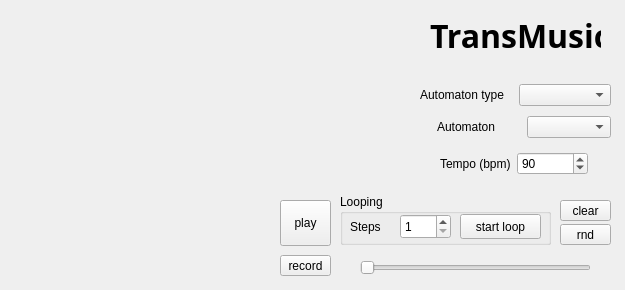
<?xml version="1.0" encoding="UTF-8"?>
<ui version="4.0">
 <class>TransWindow</class>
 <widget class="QWidget" name="TransWindow">
  <property name="geometry">
   <rect>
    <x>0</x>
    <y>0</y>
    <width>625</width>
    <height>290</height>
   </rect>
  </property>
  <property name="sizePolicy">
   <sizepolicy hsizetype="Fixed" vsizetype="Fixed">
    <horstretch>0</horstretch>
    <verstretch>0</verstretch>
   </sizepolicy>
  </property>
  <property name="minimumSize">
   <size>
    <width>625</width>
    <height>290</height>
   </size>
  </property>
  <property name="maximumSize">
   <size>
    <width>625</width>
    <height>290</height>
   </size>
  </property>
  <property name="windowTitle">
   <string>Transmusic</string>
  </property>
  <widget class="QToolButton" name="playButton">
   <property name="geometry">
    <rect>
     <x>280</x>
     <y>200</y>
     <width>51</width>
     <height>46</height>
    </rect>
   </property>
   <property name="text">
    <string>play</string>
   </property>
   <property name="checkable">
    <bool>true</bool>
   </property>
   <property name="checked">
    <bool>false</bool>
   </property>
  </widget>
  <widget class="QStackedWidget" name="caView">
   <property name="geometry">
    <rect>
     <x>10</x>
     <y>20</y>
     <width>255</width>
     <height>255</height>
    </rect>
   </property>
  </widget>
  <widget class="QGroupBox" name="loopBox">
   <property name="geometry">
    <rect>
     <x>340</x>
     <y>194</y>
     <width>211</width>
     <height>51</height>
    </rect>
   </property>
   <property name="title">
    <string>Looping</string>
   </property>
   <widget class="QSpinBox" name="steps">
    <property name="geometry">
     <rect>
      <x>60</x>
      <y>20</y>
      <width>51</width>
      <height>25</height>
     </rect>
    </property>
    <property name="minimum">
     <number>1</number>
    </property>
   </widget>
   <widget class="QToolButton" name="loopButton">
    <property name="geometry">
     <rect>
      <x>120</x>
      <y>20</y>
      <width>81</width>
      <height>25</height>
     </rect>
    </property>
    <property name="text">
     <string>start loop</string>
    </property>
    <property name="checkable">
     <bool>true</bool>
    </property>
   </widget>
   <widget class="QLabel" name="label">
    <property name="geometry">
     <rect>
      <x>10</x>
      <y>20</y>
      <width>71</width>
      <height>25</height>
     </rect>
    </property>
    <property name="text">
     <string>Steps</string>
    </property>
   </widget>
  </widget>
  <widget class="QToolButton" name="clearButton">
   <property name="geometry">
    <rect>
     <x>560</x>
     <y>200</y>
     <width>51</width>
     <height>21</height>
    </rect>
   </property>
   <property name="text">
    <string>clear</string>
   </property>
  </widget>
  <widget class="QToolButton" name="randomButton">
   <property name="geometry">
    <rect>
     <x>560</x>
     <y>224</y>
     <width>51</width>
     <height>21</height>
    </rect>
   </property>
   <property name="text">
    <string>rnd</string>
   </property>
  </widget>
  <widget class="QWidget" name="layoutWidget">
   <property name="geometry">
    <rect>
     <x>440</x>
     <y>150</y>
     <width>148</width>
     <height>27</height>
    </rect>
   </property>
   <layout class="QHBoxLayout" name="horizontalLayout_2">
    <item>
     <widget class="QLabel" name="label_3">
      <property name="text">
       <string>Tempo (bpm)</string>
      </property>
     </widget>
    </item>
    <item>
     <widget class="QSpinBox" name="tempo">
      <property name="minimum">
       <number>1</number>
      </property>
      <property name="maximum">
       <number>1000</number>
      </property>
      <property name="singleStep">
       <number>1</number>
      </property>
      <property name="value">
       <number>90</number>
      </property>
     </widget>
    </item>
   </layout>
  </widget>
  <widget class="QWidget" name="layoutWidget">
   <property name="geometry">
    <rect>
     <x>420</x>
     <y>80</y>
     <width>191</width>
     <height>62</height>
    </rect>
   </property>
   <layout class="QVBoxLayout" name="verticalLayout">
    <item>
     <layout class="QHBoxLayout" name="horizontalLayout">
      <item>
       <widget class="QLabel" name="label_2">
        <property name="text">
         <string>Automaton type</string>
        </property>
       </widget>
      </item>
      <item>
       <widget class="QComboBox" name="caFamily"/>
      </item>
     </layout>
    </item>
    <item>
     <layout class="QHBoxLayout" name="horizontalLayout_3">
      <property name="sizeConstraint">
       <enum>QLayout::SetNoConstraint</enum>
      </property>
      <property name="leftMargin">
       <number>17</number>
      </property>
      <item>
       <widget class="QLabel" name="label_4">
        <property name="text">
         <string>Automaton</string>
        </property>
       </widget>
      </item>
      <item>
       <widget class="QComboBox" name="caSelect"/>
      </item>
     </layout>
    </item>
   </layout>
  </widget>
  <widget class="QLabel" name="label_5">
   <property name="geometry">
    <rect>
     <x>430</x>
     <y>20</y>
     <width>171</width>
     <height>31</height>
    </rect>
   </property>
   <property name="font">
    <font>
     <family>Trebuchet MS</family>
     <pointsize>24</pointsize>
     <weight>75</weight>
     <bold>true</bold>
    </font>
   </property>
   <property name="text">
    <string>TransMusic</string>
   </property>
  </widget>
  <widget class="QToolButton" name="recordButton">
   <property name="geometry">
    <rect>
     <x>280</x>
     <y>255</y>
     <width>51</width>
     <height>21</height>
    </rect>
   </property>
   <property name="text">
    <string>record</string>
   </property>
   <property name="checkable">
    <bool>true</bool>
   </property>
  </widget>
  <widget class="QSlider" name="backspase">
   <property name="geometry">
    <rect>
     <x>360</x>
     <y>260</y>
     <width>231</width>
     <height>16</height>
    </rect>
   </property>
   <property name="pageStep">
    <number>5</number>
   </property>
   <property name="tracking">
    <bool>false</bool>
   </property>
   <property name="orientation">
    <enum>Qt::Horizontal</enum>
   </property>
   <property name="invertedAppearance">
    <bool>false</bool>
   </property>
   <property name="invertedControls">
    <bool>false</bool>
   </property>
   <property name="tickPosition">
    <enum>QSlider::NoTicks</enum>
   </property>
  </widget>
 </widget>
 <resources/>
 <connections/>
</ui>
